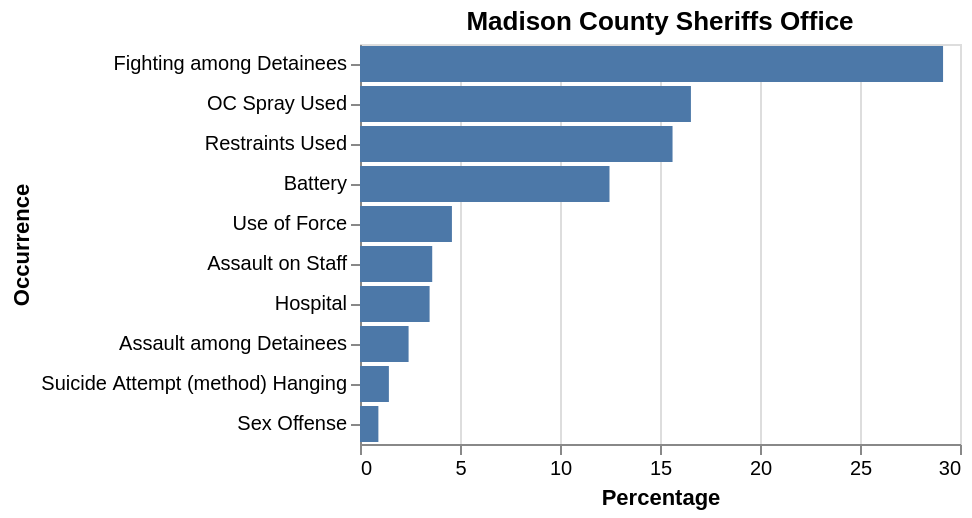

The notebook cell saved with this chart:
### Code cell
madison_county_percent

### Figure 1 — Vega-Lite specification as saved in the notebook (floating-point values rounded to 4 significant figures)
{"config": {"view": {"continuousWidth": 300, "continuousHeight": 300}}, "data": {"name": "data-fac0c8c9d26f97e866d78e0c5ac57a72"}, "mark": {"type": "bar"}, "encoding": {"x": {"field": "percentage", "title": "Percentage", "type": "quantitative"}, "y": {"field": "Cleaned Occurrences", "sort": "-x", "title": "Occurrence", "type": "nominal"}}, "title": "Madison County Sheriffs Office", "$schema": "https://vega.github.io/schema/vega-lite/v5.20.1.json", "datasets": {"data-fac0c8c9d26f97e866d78e0c5ac57a72": [{"Cleaned Occurrences": "Fighting among Detainees", "count": 444, "percentage": 29.15}, {"Cleaned Occurrences": "OC Spray Used", "count": 252, "percentage": 16.55}, {"Cleaned Occurrences": "Restraints Used", "count": 238, "percentage": 15.63}, {"Cleaned Occurrences": "Battery", "count": 190, "percentage": 12.48}, {"Cleaned Occurrences": "Use of Force", "count": 70, "percentage": 4.596}, {"Cleaned Occurrences": "Assault on Staff", "count": 55, "percentage": 3.611}, {"Cleaned Occurrences": "Hospital", "count": 53, "percentage": 3.48}, {"Cleaned Occurrences": "Assault among Detainees", "count": 37, "percentage": 2.429}, {"Cleaned Occurrences": "Suicide Attempt (method) Hanging", "count": 22, "percentage": 1.445}, {"Cleaned Occurrences": "Sex Offense", "count": 14, "percentage": 0.9192}]}}
